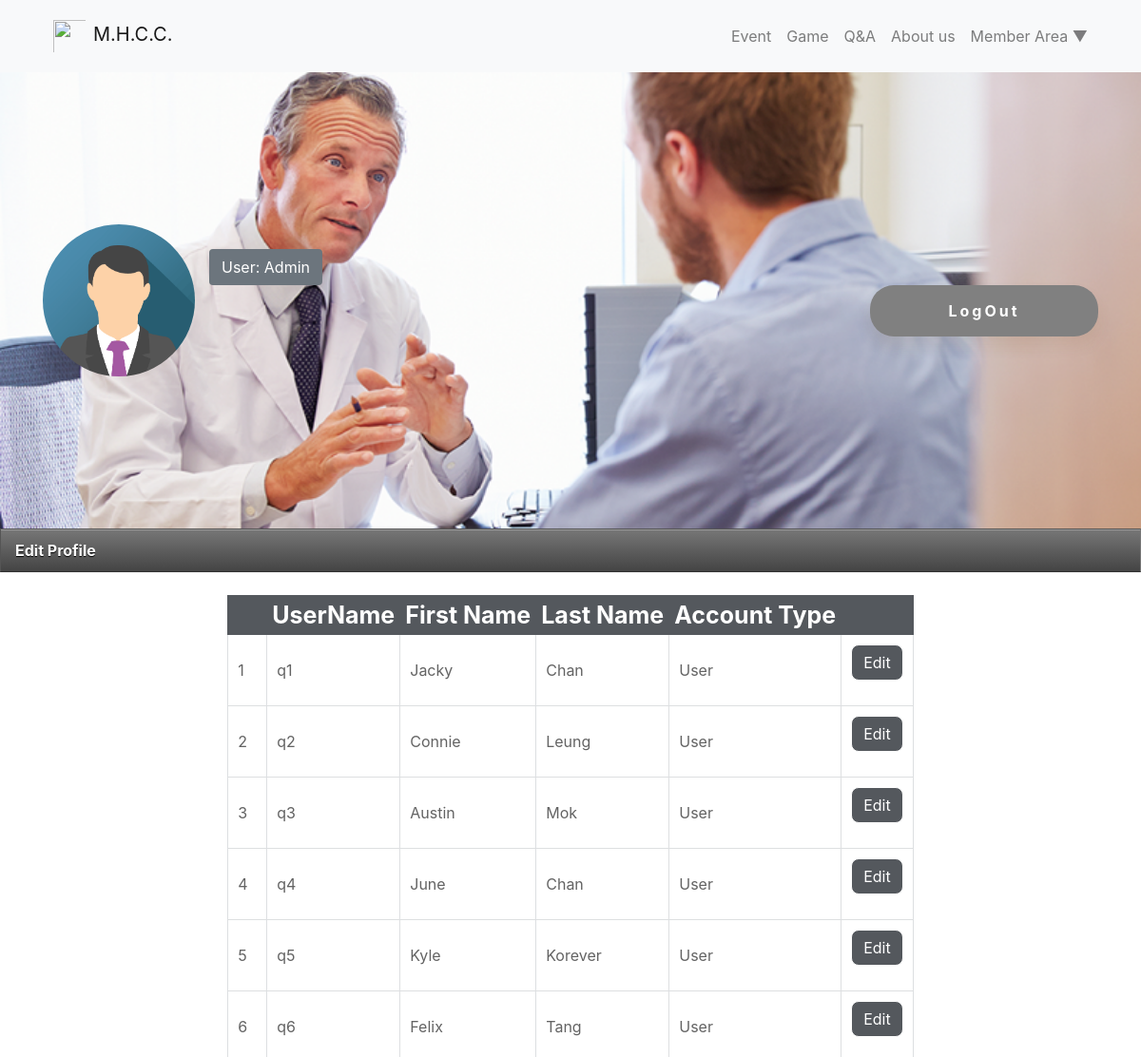
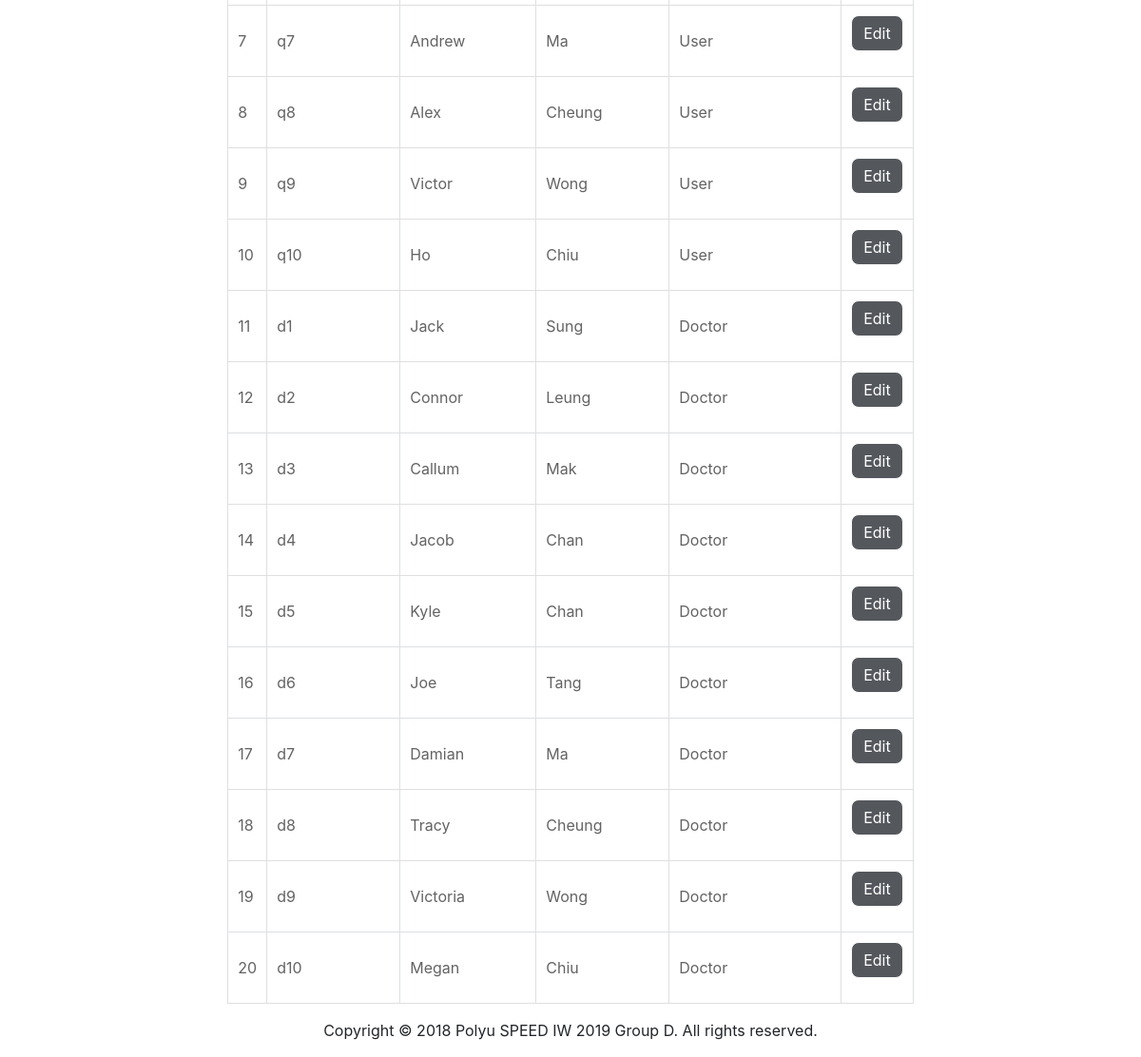
Screenshot of /editProfile.php (signed in) with the database file from the repository (2 pictures, top to bottom).
### tables this page shows
CREATE TABLE user( 

username varChar(20) PRIMARY KEY  NOT NULL,  

fname VarChar(20) NOT NULL,  

lname VarChar(20) NOT NULL,  

DateOfbrith date NOT NULL,  

gender Varchar(5) NOT NULL,  

email VarChar(100) NOT NULL,  

contactno VarChar(8) NOT NULL,  

issueslevel int,

Score int,

address Varchar(100) NOT NULL  

);

CREATE TABLE Account( 

Accountid INT AUTO_INCREMENT PRIMARY KEY NOT NULL,  

Account Varchar(20) NOT NULL, 

Password varChar(100) NOT NULL, 

AccountType Varchar(100) NOT NULL

);

CREATE TABLE Doctor( 

username varChar(20) PRIMARY KEY NOT NULL,  

fname varchar(20) NOT NULL,  

lname VarChar(20) NOT NULL,  

job_position VarChar(20) NOT NULL,  

DateOfbrith date NOT NULL,  

gender VarChar(20) NOT NULL,  

email VarChar(100) NOT NULL,  

contactno VarChar(8) NOT NULL,  

officeaddress VarChar(400) NOT NULL 

);

### editProfile.php (the view, shortened to what this page needs)
<html>
<link href="css/bootstrap.css" rel="stylesheet">
<link rel="stylesheet" href="css/swiper.min.css">
<link rel="stylesheet" href="css/style.css">
<link rel="stylesheet" href="css/aboutus.css">
<link rel="stylesheet" type="text/css" href="css/Doctor_list.css">
<link rel="stylesheet" type="text/css" href="css/Edit.css">
<head>
</head>
<body>
    <?php
	include 'NavgationBar.php';
	?>
		<section class="subpage_banner">
			<div class="container">
				<div class="row subpage_banner_center">
					<div class="col-2">
						<img src="images/icon.png" class="d-block w-100 icon">
					</div>
					<div class="col-10">
						<div class="row">
							<div class="btn no_cursor text-white  bg-secondary">
								<p class="m-0 p-0">User:
									<span id="infoName">Admin</span>
								</p>
							</div>
						</div>
						<div class="row">
							<div class="col-12 text-right">
								<form method="post" class='sbutton'>
									<input type="submit" value="LogOut" name="LogOut" class="btn button blue">
								</form>
							</div>
						</div>
					</div>
				</div>
		</section>
		<div class="main">
			<div class="tab">
			Edit Profile
			</div>
			<br>
<?php
if (isset($_COOKIE['user'])){
	$servername = "localhost";
	$username = "root";
	$password = "hkcc1234";
	$dbname = "spd4517";
	$opt = array(PDO::ATTR_PERSISTENT => TRUE);
	$conn = new PDO("mysql:host=$servername;dbname=$dbname", $username, $password,$opt);
	$conn->setAttribute(PDO::ATTR_ERRMODE,PDO::ERRMODE_EXCEPTION);
	if (!isset($_POST["editUserName"])){
		echo '<table border=1 align=center id="displayAC">
			<tr>
				<th></th>
				<th>UserName</th>
				<th>First Name</th>
				<th>Last Name</th>
				<th>Account Type</th>
				<th></th>
			</tr>';
		$i=0;
		$sql = "SELECT * FROM user,account where user.username= account.Account";
		$stmt = $conn->prepare($sql);
		$stmt->execute();
		foreach ($stmt as $row) {
				$i++;
				echo '<tr><td>'.$i.'</td><td>'.$row['username'].'</td><td>'.$row['fname'].'</td><td>'.$row['lname'].'</td><td>'.$row['AccountType'].'</td><td>';
				echo '<form method="post"><input type="hidden" name="editUserName" value="'.$row['username'].'"><input type="hidden" name="editACType" value="'.$row['AccountType'].'">';
				echo '<input type="submit" value="Edit"  class="btn gray text-white button_Broder"></form></td></tr>';
			}
		$sql = "SELECT * FROM doctor,account where doctor.username= account.Account";
		$stmt = $conn->prepare($sql);
		$stmt->execute();
		foreach ($stmt as $row) {
				$i++;
				echo '<tr><td>'.$i.'</td><td>'.$row['username'].'</td><td>'.$row['fname'].'</td><td>'.$row['lname'].'</td><td>'.$row['AccountType'].'</td><td>';
				echo '<form method="post"><input type="hidden" name="editUserName" value="'.$row['username'].'"><input type="hidden" name="editACType" value="'.$row['AccountType'].'">';
				echo '<input type="submit" value="Edit" class="btn gray text-white button_Broder"></form></td></tr>';
			}
		echo'</table>';
	}
}else{
	echo'<meta http-equiv="Refresh" content="0; url=index.php" />';
	}
?>
		</div>
		<footer class="nav-down py-3">
        Copyright © 2018 Polyu SPEED IW 2019 Group D. All rights reserved.
    </footer>
</body>
</html>

### css/style.css (style rules this page uses)
.button { text-align: center; font-size: 16px; letter-spacing: 3px; border-radius: 25px; min-width: 240px; padding-top: 14px; padding-bottom: 14px; font-weight: bold; -webkit-box-shadow: 0px 10px 15px rgba(115, 76, 31, 0.1); box-shadow: 0px 10px 15px rgba(115, 76, 31, 0.1); }
.button.blue { color: white; background-color: gray; }
.no_cursor { cursor: unset !important; }
.subpage_banner { background: url(../images/banner.png); background-repeat: no-repeat; background-size: 100% auto; height: 60vh; }
.subpage_banner_center { display: flex; align-items: center; height: 60vh; }
.icon { border-radius: 50%; }
.nav-down { text-align: center; }
#viewRecord th, #showhistoryTable th, ul.admin li, div.tab, button.tablinks, .modal-header, .modal-footer, ul#menuList li { background: linear-gradient(#777, #444); border-left: 1px solid #555; border-right: 1px solid #777; border-top: 1px solid #555; border-bottom: 1px solid #333; box-shadow: inset 0 1px 0 #999; color: #fff; font-weight: bold; padding: 10px 15px; position: relative; text-shadow: 0 1px 0 #000; }
input, textarea, select { border-radius: 10px; }

### css/AboutUs.css (style rules this page uses)
html, body { position: relative; height: 100%; }

### css/Doctor_list.css (style rules this page uses)
table { border-collapse: collapse; }
th { background-color: #54585d; border: 1px solid #54585d; padding: 5px; color: #ffffff; font-weight: bold; font-size: 13px; }
td { padding: 10px; color: #636363; border: 1px solid #dddfe1; }
tr { background-color: #ffffff; }
.gray { background-color:#54585d; vertical-align:unset; }

### css/Edit.css (style rules this page uses)
#displayAC th { font-size:25px }
.button_Broder { border: 1px solid white; border-radius: 8px; }

### rows the page displays
user: username "q1", fname "Jacky", lname "Chan", account.AccountType "User"
user: username "q2", fname "Connie", lname "Leung", account.AccountType "User"
user: username "q3", fname "Austin", lname "Mok", account.AccountType "User"
user: username "q4", fname "June", lname "Chan", account.AccountType "User"
user: username "q5", fname "Kyle", lname "Korever", account.AccountType "User"
user: username "q6", fname "Felix", lname "Tang", account.AccountType "User"
user: username "q7", fname "Andrew", lname "Ma", account.AccountType "User"
user: username "q8", fname "Alex", lname "Cheung", account.AccountType "User"
user: username "q9", fname "Victor", lname "Wong", account.AccountType "User"
user: username "q10", fname "Ho", lname "Chiu", account.AccountType "User"
doctor: username "d1", fname "Jack", lname "Sung", account.AccountType "Doctor"
doctor: username "d2", fname "Connor", lname "Leung", account.AccountType "Doctor"
doctor: username "d3", fname "Callum", lname "Mak", account.AccountType "Doctor"
doctor: username "d4", fname "Jacob", lname "Chan", account.AccountType "Doctor"
doctor: username "d5", fname "Kyle", lname "Chan", account.AccountType "Doctor"
doctor: username "d6", fname "Joe", lname "Tang", account.AccountType "Doctor"
doctor: username "d7", fname "Damian", lname "Ma", account.AccountType "Doctor"
doctor: username "d8", fname "Tracy", lname "Cheung", account.AccountType "Doctor"
doctor: username "d9", fname "Victoria", lname "Wong", account.AccountType "Doctor"
doctor: username "d10", fname "Megan", lname "Chiu", account.AccountType "Doctor"
